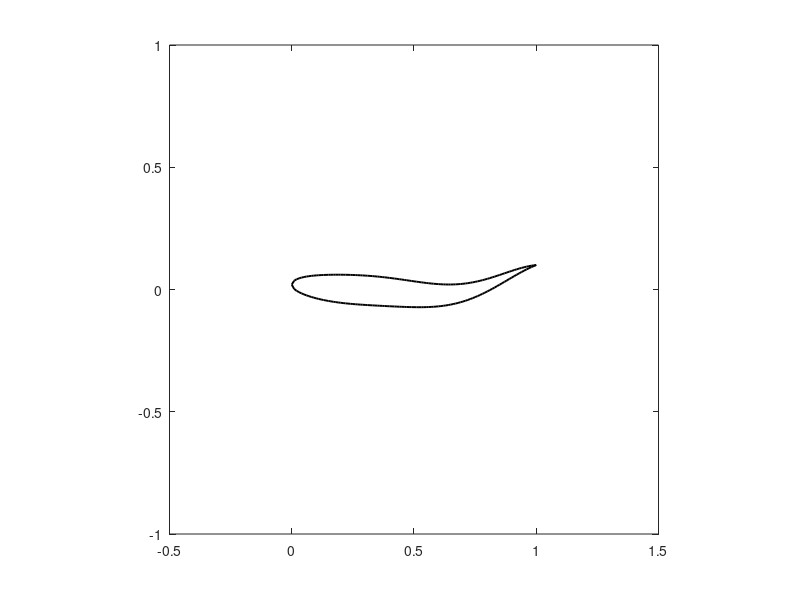

This figure's MATLAB source: (Note: this script raises an error after producing the figure.)
clear
clc
close all
%% Parameters
x  =(0:0.01:1);
t  =(0:0.01:1);
height = 0.12;   %NACA00XX
Amp = 0.02-0.0825*x+0.1625*x.*x;
len=length(x);
y0 = zeros(size(x));
dy = zeros(size(x));
y1 = zeros(length(t),length(x));
y2 = zeros(length(t),length(x));
%% Deformation
for j=1:length(t)
    for i=1:length(x)
        xlabel = (x(i)-x(1))/max(x);
        y0(i)  = height*10/2*(0.2969 * sqrt(xlabel) - 0.1260 * xlabel - 0.3516 * xlabel^2 + 0.2843 * xlabel^3 - 0.1036 * xlabel^4);
        dy(i)  = Amp(i)*cos(2*pi*(x(i)-t(j)));
        y1(j,i) = dy(i) + y0(i);
        y2(j,i) = dy(i) - y0(i);
    end
end
x1 = [x(1:1:len) x(len-1:-1:1)];
y = [y1(:,1:1:len) y2(:,len-1:-1:1)];
%% Plot
% theta = 15;
% a=plot(x1,y(1,:),'k','LineWidth',2.0,'LineStyle','-');
% axis equal
% axis([-0.5 1.5 -1 1])
% hold on
%% pitching
% b=plot(x1,y(1,:)+0.25,'k','LineWidth',2.0,'LineStyle','-.');
% c=plot(x1,y(1,:)-0.25,'k','LineWidth',2.0,'LineStyle','-.');
%% plunging
% b=plot(x1*cos(theta/180*pi)-y(1,:)*sin(theta/180*pi),x1*sin(theta/180*pi)+y(1,:)*cos(theta/180*pi),'k','LineWidth',2.0,'LineStyle','-.');
% c=plot(x1*cos(-theta/180*pi)-y(1,:)*sin(-theta/180*pi),x1*sin(-theta/180*pi)+y(1,:)*cos(-theta/180*pi),'k','LineWidth',2.0,'LineStyle','-.');
%% plunging + pitching
% b=plot(x1*cos(theta/180*pi)-y(1,:)*sin(theta/180*pi),x1*sin(theta/180*pi)+y(1,:)*cos(theta/180*pi)+0.15,'k','LineWidth',2.0,'LineStyle','-.');
% c=plot(x1*cos(-theta/180*pi)-y(1,:)*sin(-theta/180*pi),x1*sin(-theta/180*pi)+y(1,:)*cos(-theta/180*pi)-0.15,'k','LineWidth',2.0,'LineStyle','-.');

for k=1:length(t)
    a=plot(x1,y(k,:),'k','LineWidth',1.4);
    axis equal
    axis([-0.5 1.5 -1 1])
    [A, map] = rgb2ind(frame2im(getframe),256);
    if k==1
        imwrite(A,map,'.\Scripts\2D.gif','LoopCount',Inf,'DelayTime',0.01)
    else
        imwrite(A,map,'.\Scripts\2D.gif','WriteMode','append','DelayTime',0.01)
    end
end
pause(1.0)
close all